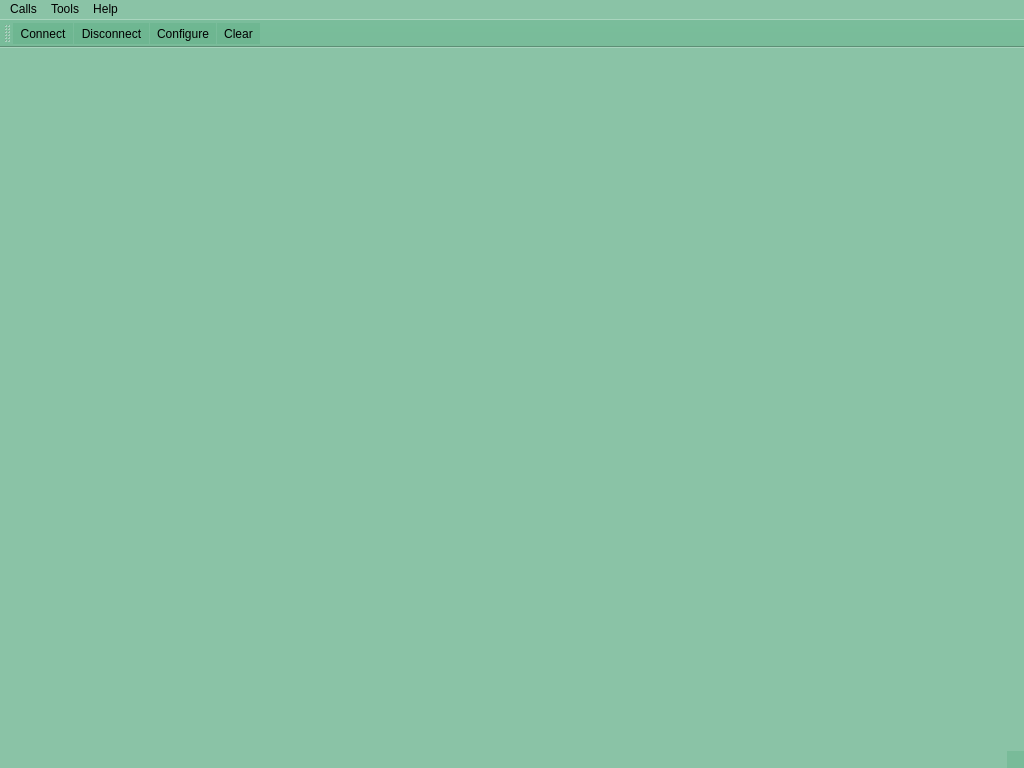
<?xml version="1.0" encoding="UTF-8"?>
<ui version="4.0">
 <class>MainWindow</class>
 <widget class="QMainWindow" name="MainWindow">
  <property name="geometry">
   <rect>
    <x>0</x>
    <y>0</y>
    <width>1024</width>
    <height>768</height>
   </rect>
  </property>
  <property name="windowTitle">
   <string>首次定位时间自动测试软件</string>
  </property>
  <property name="styleSheet">
   <string notr="true">background-color: rgba(85, 170, 127, 83);</string>
  </property>
  <widget class="QWidget" name="centralWidget">
   <layout class="QVBoxLayout" name="verticalLayout"/>
  </widget>
  <widget class="QToolBar" name="mainToolBar">
   <attribute name="toolBarArea">
    <enum>TopToolBarArea</enum>
   </attribute>
   <attribute name="toolBarBreak">
    <bool>false</bool>
   </attribute>
   <addaction name="actionConnect"/>
   <addaction name="actionDisconnect"/>
   <addaction name="actionConfigure"/>
   <addaction name="actionClear"/>
  </widget>
  <widget class="QStatusBar" name="statusBar"/>
  <widget class="QMenuBar" name="menuBar">
   <property name="geometry">
    <rect>
     <x>0</x>
     <y>0</y>
     <width>1024</width>
     <height>23</height>
    </rect>
   </property>
   <widget class="QMenu" name="menuCalls">
    <property name="title">
     <string>Calls</string>
    </property>
    <addaction name="actionConnect"/>
    <addaction name="actionDisconnect"/>
    <addaction name="separator"/>
    <addaction name="actionQuit"/>
   </widget>
   <widget class="QMenu" name="menuTools">
    <property name="title">
     <string>Tools</string>
    </property>
    <addaction name="actionConfigure"/>
    <addaction name="actionClear"/>
   </widget>
   <widget class="QMenu" name="menuHelp">
    <property name="title">
     <string>Help</string>
    </property>
    <addaction name="actionAbout"/>
   </widget>
   <addaction name="menuCalls"/>
   <addaction name="menuTools"/>
   <addaction name="menuHelp"/>
  </widget>
  <action name="actionAbout">
   <property name="text">
    <string>&amp;About</string>
   </property>
   <property name="toolTip">
    <string>About program</string>
   </property>
   <property name="shortcut">
    <string>Alt+A</string>
   </property>
  </action>
  <action name="actionAboutQt">
   <property name="text">
    <string>About Qt</string>
   </property>
  </action>
  <action name="actionConnect">
   <property name="icon">
    <iconset resource="terminal.qrc">
     <normaloff>:/images/connect.png</normaloff>:/images/connect.png</iconset>
   </property>
   <property name="text">
    <string>C&amp;onnect</string>
   </property>
   <property name="toolTip">
    <string>Connect to serial port</string>
   </property>
   <property name="shortcut">
    <string>Ctrl+O</string>
   </property>
  </action>
  <action name="actionDisconnect">
   <property name="icon">
    <iconset resource="terminal.qrc">
     <normaloff>:/images/disconnect.png</normaloff>:/images/disconnect.png</iconset>
   </property>
   <property name="text">
    <string>&amp;Disconnect</string>
   </property>
   <property name="toolTip">
    <string>Disconnect from serial port</string>
   </property>
   <property name="shortcut">
    <string>Ctrl+D</string>
   </property>
  </action>
  <action name="actionConfigure">
   <property name="icon">
    <iconset resource="terminal.qrc">
     <normaloff>:/images/settings.png</normaloff>:/images/settings.png</iconset>
   </property>
   <property name="text">
    <string>&amp;Configure</string>
   </property>
   <property name="toolTip">
    <string>Configure serial port</string>
   </property>
   <property name="shortcut">
    <string>Alt+C</string>
   </property>
  </action>
  <action name="actionClear">
   <property name="icon">
    <iconset resource="terminal.qrc">
     <normaloff>:/images/clear.png</normaloff>:/images/clear.png</iconset>
   </property>
   <property name="text">
    <string>C&amp;lear</string>
   </property>
   <property name="toolTip">
    <string>Clear data</string>
   </property>
   <property name="shortcut">
    <string>Alt+L</string>
   </property>
  </action>
  <action name="actionQuit">
   <property name="icon">
    <iconset resource="terminal.qrc">
     <normaloff>:/images/application-exit.png</normaloff>:/images/application-exit.png</iconset>
   </property>
   <property name="text">
    <string>&amp;Quit</string>
   </property>
   <property name="shortcut">
    <string>Ctrl+Q</string>
   </property>
  </action>
 </widget>
 <layoutdefault spacing="6" margin="11"/>
 <resources>
  <include location="terminal.qrc"/>
 </resources>
 <connections/>
</ui>
